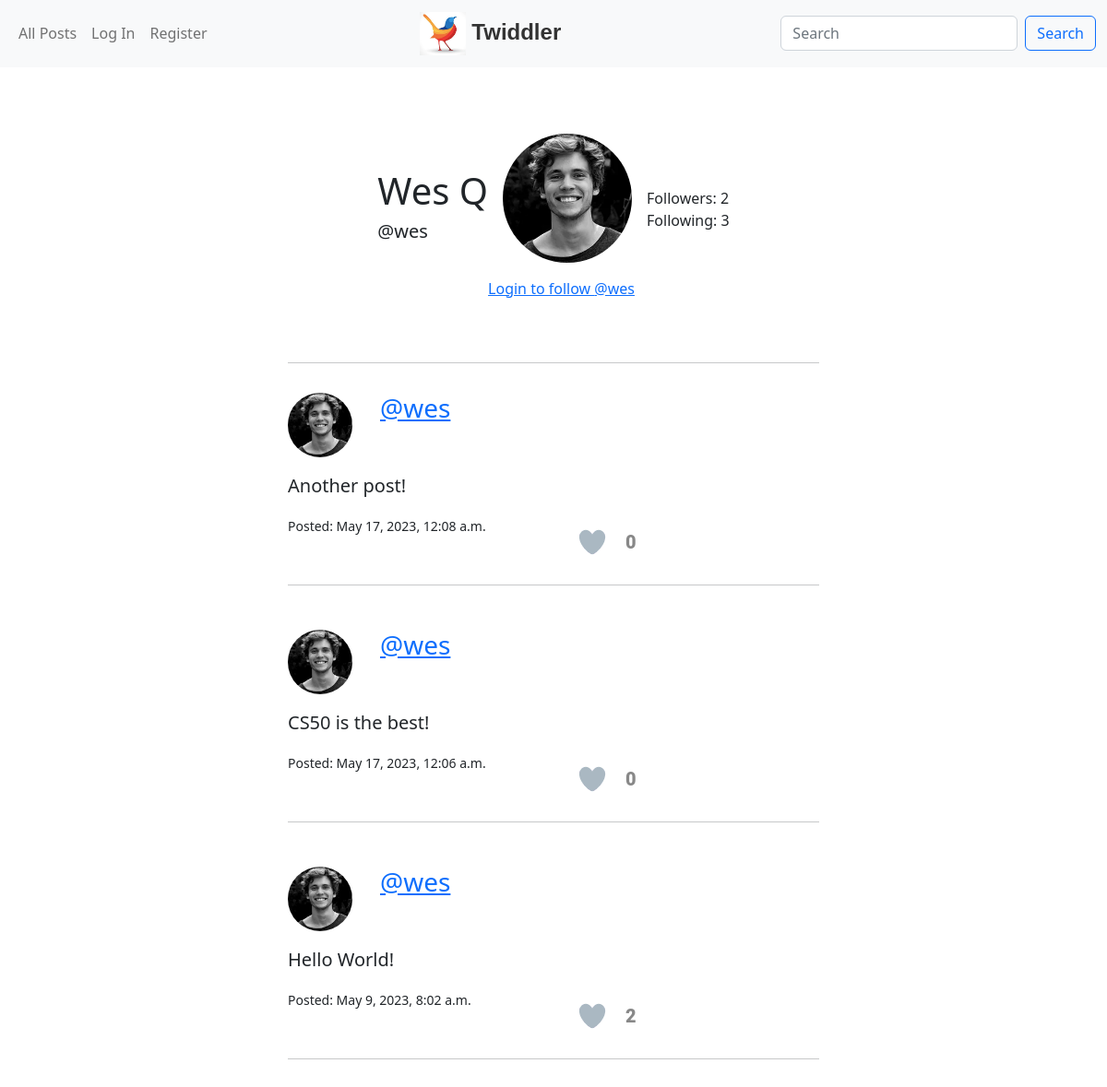
Screenshot of /profile/4 with the database file from the repository.
### network/models.py (models this page shows, shortened)
class User(AbstractUser):
    profile_picture = models.ImageField(upload_to='network/static/network', blank=True, null=True, default=None)
    bio = models.CharField(max_length=255, default=None, blank=True, null=True)
    handle = models.CharField(max_length=50, blank=True, null=True)
    @property
    def total_followers(self):
        return self.followers.filter(is_followed=True).count()
    @property
    def total_following(self):
        return self.following.filter(is_followed=True).count()
    @property
    def pic_filename(self):
        return os.path.basename(self.profile_picture.name)

class Post(models.Model):
    content = models.TextField()
    created_at = models.DateTimeField(auto_now_add=True)
    updated_at = models.DateTimeField(auto_now_add=True)
    author = models.ForeignKey(User, on_delete=models.CASCADE, related_name='posts')
    class Meta:
        ordering = ['-created_at']
    @property
    def total_likes(self):
        return self.likes.filter(is_like=True).count()
    @property
    def is_liked_by_user_ids(self):
        return self.likes.filter(is_like=True).values_list('user',flat=True)

### network/views.py (the view)
# urls.py: path("profile/<int:id>", views.profile, name="profile"),
def profile(request, id):
    user_profile = User.objects.get(pk = id)
    posts = Post.objects.filter(author = user_profile)
    if request.user.is_authenticated:
        is_following = Follow.objects.filter(follower=request.user, followed=user_profile, is_followed=True).exists()
    else:
        is_following = False
    paginator = Paginator(posts, 10)
    page_number = request.GET.get('page')
    page_obj = paginator.get_page(page_number)
    return render(request, "network/profile.html", {"user_profile" : user_profile, "page_obj" : page_obj, "is_following" : is_following})

### network/templates/network/profile.html (shortened to what this page needs)
{% extends "network/layout.html" %}
{% load static %}
{% block body %}
    <div class="container posts-container pt-1">
        <div class="d-flex justify-content-center align-items-center" style="height: 300px;">
            <div class="d-flex flex-column">
                <h1>{{user_profile.first_name}}  {{user_profile.last_name}}</h1>
                <h5>{{ user_profile.handle }}</h5>
            </div>
            <form method="POST" action="{% url 'follow' id=user_profile.id %}">
                <div class="d-flex flex-column">
                    <img class="rounded-circle img-fluid m-3" id="profile-pic" src="{% static user_profile.pic_filename|default:'missing-profile-picture-icon.png' %}" alt="{{ comment.user.username }}">
                    {% if user.is_authenticated %}
                    {% if user != user_profile %}
                    {% if is_following %}
                    <button class="btn btn-danger my-3" type="submit" name="action" value="unfollow">Unfollow</button>
                    {% else %}
                    <button class="btn btn-success my-3" type="submit" name="action" value="follow">Follow</button>
                    {% endif %}
                    {% else %}
                    <button class="btn btn-secondary my-3" type="submit" name="action" value="follow" disabled>Follow</button>
                    {% endif %}
                    {% else %}
                    <a href="{% url 'login' %}" class="text-primary">Login to follow {{ user_profile.handle }}</a>
                    {% endif %}
                </div>
            </form>
            <div class="d-flex flex-column">
                <span>
                    Followers: {{ user_profile.total_followers }}
                </span>
                <span>
                    Following: {{ user_profile.total_following }}
                </span>
            </div>
        </div>
        <hr>
    </div>
    {% for post in page_obj %}
        <div class="container py-3 posts-container">
            <div class="row">
                <div class="col-2">
                    <img class="rounded-circle img-fluid" id="poster-prof-pic" src="{% static post.author.pic_filename|default:'missing-profile-picture-icon.png' %}" alt="{{ comment.user.username }}">
                </div>
                <div class="col-4">
                    <a href="{% url 'profile' id=post.author.id %}"> <h3>{{ post.author.handle }} </h3> </a>
                </div>
            </div>
            <div class="row">
                <div class="col lead my-3" id="post-{{ post.id }}">{{ post.content }}</div>
            </div>
            <div class="row">
                <div class="col">
                    <small>Posted: {{ post.created_at }}</small>
                </div>
                <div class="like-button col">
                    <div class="heart-bg">
                        {% if user.id in post.is_liked_by_user_ids %}
                            <div class="heart-icon liked" id="heart-icon-{{ post.id }}" onclick="like('{{ post.id }}')" style="background: url('{% static 'network/heart.png' %}')"></div>
                        {% else %}
                            <div class="heart-icon" id="heart-icon-{{ post.id }}" onclick="like('{{ post.id }}')" style="background: url('{% static 'network/heart.png' %}')"></div>
                        {% endif %}
                    </div>
                    <div class="likes-amount" id="likes-amount-{{ post.id }}">{{ post.total_likes }}</div>
                </div>
            </div>
            <hr>
        </div>
        {% empty %} No posts found
    {% endfor %}
{% endblock %}

### network/static/network/styles.css (style rules this page uses)
#poster-prof-pic { width: 70px; }
#profile-pic { width: 140px; }
.posts-container { width: 50%; }
.like-button .heart-icon { height: 100px; width: 100px; background-position: left; cursor: pointer; position: absolute; }
.like-button .heart-bg { background: rgba(255, 192, 200, 0); border-radius: 50%; height: 60px; width: 60px; display: flex; align-items: center; justify-content: center; transition: all 100ms ease; }
.like-button { display: flex; align-items: center; }
.like-button .likes-amount { font-size: 20px; font-family: "Roboto", sans-serif; color: #888; font-weight: 900; margin-left: 6px; }

### rows the page displays
User: first_name "Wes", last_name "Q", handle "@wes", profile_picture (picture), total_followers "2", total_following "3"
Post: author.profile_picture (picture), author.handle "@wes", content "Another post!", created_at "May 17, 2023, 12:08 a.m."
Post: author.profile_picture (picture), author.handle "@wes", content "CS50 is the best!", created_at "May 17, 2023, 12:06 a.m."
Post: author.profile_picture (picture), author.handle "@wes", content "Hello World!", created_at "May 9, 2023, 8:02 a.m."
